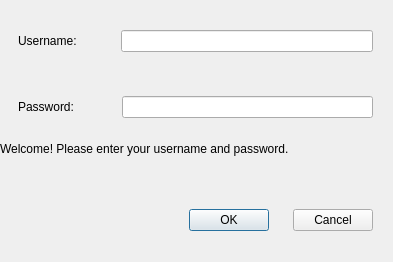
<?xml version="1.0" encoding="UTF-8"?>
<ui version="4.0">
 <class>LogInDialog</class>
 <widget class="QDialog" name="LogInDialog">
  <property name="geometry">
   <rect>
    <x>0</x>
    <y>0</y>
    <width>393</width>
    <height>262</height>
   </rect>
  </property>
  <property name="windowTitle">
   <string>Dialog</string>
  </property>
  <widget class="QWidget" name="layoutWidget">
   <property name="geometry">
    <rect>
     <x>0</x>
     <y>30</y>
     <width>391</width>
     <height>201</height>
    </rect>
   </property>
   <layout class="QVBoxLayout" name="verticalLayout_2">
    <item>
     <layout class="QVBoxLayout" name="verticalLayout">
      <item>
       <layout class="QHBoxLayout" name="horizontalLayout">
        <item>
         <spacer name="horizontalSpacer_9">
          <property name="orientation">
           <enum>Qt::Horizontal</enum>
          </property>
          <property name="sizeType">
           <enum>QSizePolicy::Fixed</enum>
          </property>
          <property name="sizeHint" stdset="0">
           <size>
            <width>18</width>
            <height>20</height>
           </size>
          </property>
         </spacer>
        </item>
        <item>
         <widget class="QLabel" name="usernameLabel">
          <property name="text">
           <string>Username:</string>
          </property>
         </widget>
        </item>
        <item>
         <spacer name="horizontalSpacer">
          <property name="orientation">
           <enum>Qt::Horizontal</enum>
          </property>
          <property name="sizeType">
           <enum>QSizePolicy::Fixed</enum>
          </property>
          <property name="sizeHint" stdset="0">
           <size>
            <width>38</width>
            <height>20</height>
           </size>
          </property>
         </spacer>
        </item>
        <item>
         <widget class="QLineEdit" name="usernameEdit"/>
        </item>
        <item>
         <spacer name="horizontalSpacer_4">
          <property name="orientation">
           <enum>Qt::Horizontal</enum>
          </property>
          <property name="sizeType">
           <enum>QSizePolicy::Fixed</enum>
          </property>
          <property name="sizeHint" stdset="0">
           <size>
            <width>18</width>
            <height>20</height>
           </size>
          </property>
         </spacer>
        </item>
       </layout>
      </item>
      <item>
       <spacer name="verticalSpacer">
        <property name="orientation">
         <enum>Qt::Vertical</enum>
        </property>
        <property name="sizeType">
         <enum>QSizePolicy::Ignored</enum>
        </property>
        <property name="sizeHint" stdset="0">
         <size>
          <width>20</width>
          <height>38</height>
         </size>
        </property>
       </spacer>
      </item>
      <item>
       <layout class="QHBoxLayout" name="horizontalLayout_2">
        <item>
         <spacer name="horizontalSpacer_8">
          <property name="orientation">
           <enum>Qt::Horizontal</enum>
          </property>
          <property name="sizeType">
           <enum>QSizePolicy::Fixed</enum>
          </property>
          <property name="sizeHint" stdset="0">
           <size>
            <width>18</width>
            <height>20</height>
           </size>
          </property>
         </spacer>
        </item>
        <item>
         <widget class="QLabel" name="passwordLabel">
          <property name="text">
           <string>Password: </string>
          </property>
         </widget>
        </item>
        <item>
         <spacer name="horizontalSpacer_2">
          <property name="orientation">
           <enum>Qt::Horizontal</enum>
          </property>
          <property name="sizeType">
           <enum>QSizePolicy::Fixed</enum>
          </property>
          <property name="sizeHint" stdset="0">
           <size>
            <width>38</width>
            <height>20</height>
           </size>
          </property>
         </spacer>
        </item>
        <item>
         <widget class="QLineEdit" name="passwordEdit">
          <property name="echoMode">
           <enum>QLineEdit::PasswordEchoOnEdit</enum>
          </property>
         </widget>
        </item>
        <item>
         <spacer name="horizontalSpacer_6">
          <property name="orientation">
           <enum>Qt::Horizontal</enum>
          </property>
          <property name="sizeType">
           <enum>QSizePolicy::Fixed</enum>
          </property>
          <property name="sizeHint" stdset="0">
           <size>
            <width>18</width>
            <height>20</height>
           </size>
          </property>
         </spacer>
        </item>
       </layout>
      </item>
     </layout>
    </item>
    <item>
     <widget class="QLabel" name="informationLabel">
      <property name="text">
       <string>Welcome! Please enter your username and password.</string>
      </property>
      <property name="textFormat">
       <enum>Qt::RichText</enum>
      </property>
      <property name="wordWrap">
       <bool>true</bool>
      </property>
     </widget>
    </item>
    <item>
     <spacer name="verticalSpacer_3">
      <property name="orientation">
       <enum>Qt::Vertical</enum>
      </property>
      <property name="sizeType">
       <enum>QSizePolicy::Fixed</enum>
      </property>
      <property name="sizeHint" stdset="0">
       <size>
        <width>20</width>
        <height>28</height>
       </size>
      </property>
     </spacer>
    </item>
    <item>
     <layout class="QHBoxLayout" name="horizontalLayout_3">
      <item>
       <spacer name="horizontalSpacer_5">
        <property name="orientation">
         <enum>Qt::Horizontal</enum>
        </property>
        <property name="sizeHint" stdset="0">
         <size>
          <width>40</width>
          <height>20</height>
         </size>
        </property>
       </spacer>
      </item>
      <item>
       <widget class="QPushButton" name="okButton">
        <property name="text">
         <string>OK</string>
        </property>
       </widget>
      </item>
      <item>
       <spacer name="horizontalSpacer_3">
        <property name="orientation">
         <enum>Qt::Horizontal</enum>
        </property>
        <property name="sizeType">
         <enum>QSizePolicy::Fixed</enum>
        </property>
        <property name="sizeHint" stdset="0">
         <size>
          <width>18</width>
          <height>20</height>
         </size>
        </property>
       </spacer>
      </item>
      <item>
       <widget class="QPushButton" name="cancelButton">
        <property name="text">
         <string>Cancel</string>
        </property>
       </widget>
      </item>
      <item>
       <spacer name="horizontalSpacer_7">
        <property name="orientation">
         <enum>Qt::Horizontal</enum>
        </property>
        <property name="sizeType">
         <enum>QSizePolicy::Fixed</enum>
        </property>
        <property name="sizeHint" stdset="0">
         <size>
          <width>18</width>
          <height>20</height>
         </size>
        </property>
       </spacer>
      </item>
     </layout>
    </item>
   </layout>
  </widget>
 </widget>
 <resources/>
 <connections/>
</ui>
